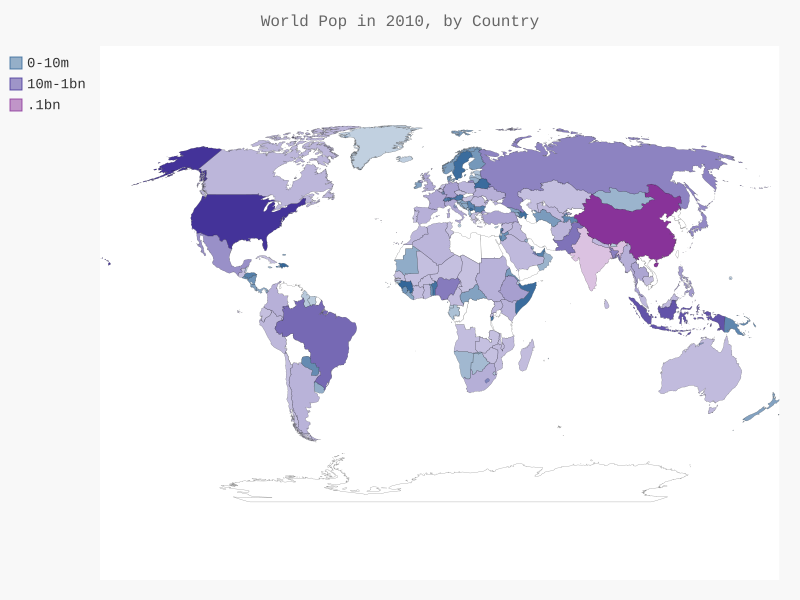

Python code for this plot:
#  Mapping global Data Sets: JSON Format

#  Download the file 'population_data.json' from 
#    http://data.okfn.org
#  Import json to load the data properly and store
#    the data in pop_data
#  The json.load() function converts the data into
#    a format that Python can work with.
#   Loop through each item in pop_data. Each item is
#    a dict with four key value pairs; store each dict
#    in pop_dict
#  Look for 2010 in the 'Year' key of each dict.(As the
#    values in in population_data.json are all in quotes,
#     do a string comparison)
#  If the year is 2010, store the value associated with 'Country Name'
#    in country_name and the value associated with 'Value' in 
#    population

#  Converting Strings into numerical values
#    Every key and value in population_data.json is stored as a
#    string. to work with the pop data, we convert the pop strings
#    to numerical values using the int() function. Now each pop value
#    is in numerical format so when we print the pop value, we convert
#    it to a string i.e. str(population)
#
#    Often raw data is not formatted consistently, so we have errors.
#    If the error relates to decimals, we convert the string to a float
#    and then convert that float to an integer
#
#  Obtaining 2 digit Country Code
#    Before using the function in cty_code.oy, remove the print statements
#    After extracting the country name and pop, we store the cty code in
#    code or NONE. If a code is returned, the code and cty; pop are printed
#    If the code is not available, an Error msg with the cty name is displayed
#    
#  Plotting a complete Pop Map
#   
#    Create an empty dict to store cty codes and pop in Pygal formats.
#    Build the cc-population dict using the cty code as key and the pop as
#      value
#    Remove all print statements
#    add() - pass it the dict of cty codes and pop values
#
#  Grouping countries by Pop
# 
#    Create an empty dict for each cat. Loop thru cc_populations to check
#      the pop of each cty
#    The if-elif-else block adds an entry to the appropriate dict for each
#      cty code - pop pair
#    Print the length of each dict to find put the size of the groups
#
#  Styling World Maps in Pygal
#
#    See attached description of the chosen styles

import json

from pygal.maps.world import World
from pygal.style import LightColorizedStyle as LCS, RotateStyle as RS

from cty_codes import get_country_code

filename='population_data.json'
with open(filename) as f:
    pop_data = json.load(f)

cc_populations = {}
for pop_dict in pop_data:
    if pop_dict['Year'] == '2010':
        country = pop_dict['Country Name']
        #population = pop_dict['Value']
        #population = int(pop_dict['Value'])
        population = int(float(pop_dict['Value']))
        #print(country_name + ": " + population)
        #print(country + ": " + str(population))
        #code = get_country_code(country_name)
        code = get_country_code(country)
        if code:
            cc_populations[code] = population

cc_pops_1, cc_pops_2, cc_pops_3 = {},{},{}
for cc, pop in cc_populations.items():
    if pop < 10000000:
        cc_pops_1[cc] = pop
    elif pop < 1000000000:
        cc_pops_2[cc] = pop
    else:
        cc_pops_3[cc] = pop 

print(len(cc_pops_1), len(cc_pops_2), len(cc_pops_3))

wm_style = RS('#336699', base_style=LCS)
wm = World(style=wm_style)  
wm.title = 'World Pop in 2010, by Country'
#wm.add('2010', cc_populations)
wm.add('0-10m', cc_pops_1)
wm.add('10m-1bn', cc_pops_2)
wm.add('.1bn', cc_pops_3)

wm.render_to_file('world_pop.svg')
  
            #print(code + ": " + str(population))
        #else:
            #print('ERROR - ' + country_name)
